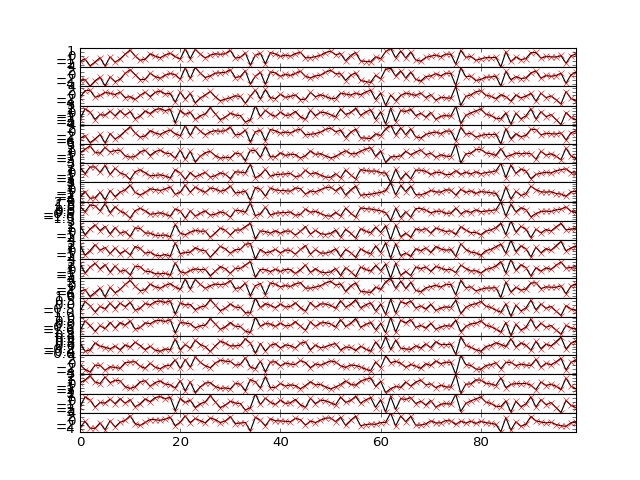

Recreate this plot in Python.
import numpy
numpy.random.seed(1)
M = 20
N = 100
import numpy as np
x = np.random.randn(N, 2)
w = np.random.randn(M, 2)
f = np.einsum('ik,jk->ij', w, x)
y = f + 0.1*np.random.randn(M, N)
D = 10
from bayespy.nodes import GaussianARD, Gamma, SumMultiply
X = GaussianARD(0, 1, plates=(1,N), shape=(D,))
alpha = Gamma(1e-5, 1e-5, plates=(D,))
C = GaussianARD(0, alpha, plates=(M,1), shape=(D,))
F = SumMultiply('d,d->', X, C)
tau = Gamma(1e-5, 1e-5)
Y = GaussianARD(F, tau)
Y.observe(y)
from bayespy.inference import VB
Q = VB(Y, X, C, alpha, tau)
C.initialize_from_random()
from bayespy.inference.vmp.transformations import RotateGaussianARD
rot_X = RotateGaussianARD(X)
rot_C = RotateGaussianARD(C, alpha)
from bayespy.inference.vmp.transformations import RotationOptimizer
R = RotationOptimizer(rot_X, rot_C, D)
Q.set_callback(R.rotate)
Q.update(repeat=1000)
import bayespy.plot as bpplt
bpplt.plot(F)
bpplt.plot(f, color='r', marker='x', linestyle='None')
